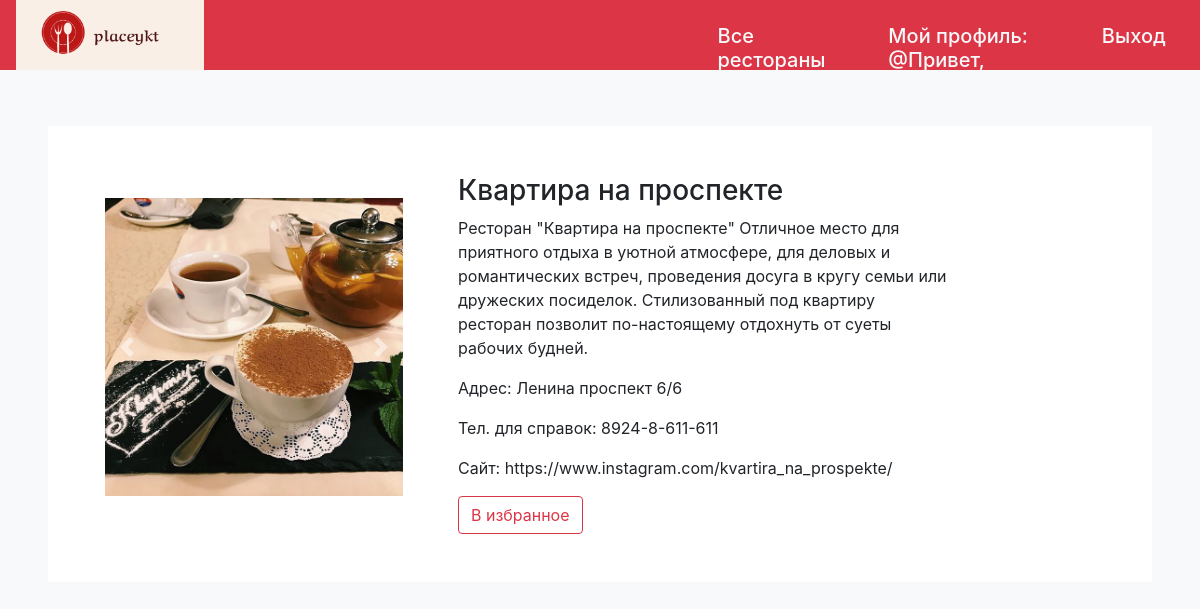
The app's page /post.php?id=6&idre=6 with its own data.
### tables this page shows
CREATE TABLE `users` (
  `id` int(10) NOT NULL,
  `login` varchar(355) NOT NULL,
  `pass` varchar(355) NOT NULL,
  `email` varchar(355) NOT NULL,
  `avatar` varchar(355) NOT NULL
);

CREATE TABLE `restorans` (
  `idre` int(10) NOT NULL,
  `text` varchar(355) NOT NULL,
  `headline` varchar(355) NOT NULL,
  `logores` varchar(355) NOT NULL,
  `adress` varchar(355) NOT NULL,
  `tel` varchar(355) NOT NULL,
  `site` varchar(355) NOT NULL
);

CREATE TABLE `images` (
  `restorans_idre` int(10) NOT NULL,
  `link` varchar(355) NOT NULL,
  `id_img` int(10) NOT NULL
);

### post.php (the view, shortened to what this page needs)
<!DOCTYPE html>
<html>
<head>
	<link rel="stylesheet" href="https://stackpath.bootstrapcdn.com/bootstrap/4.2.1/css/bootstrap.min.css">
</head>
<body class="bg-light">
	<?php
		$connect = mysqli_connect('127.0.0.1','root','','nanastv');
		$query = mysqli_query($connect,"SELECT * FROM users WHERE id='". $_GET['id']. "' ");
		$us = $query->fetch_assoc();
	 ?>
	  <div class="row bg-danger mb-2" style="height:70px" >
	  	<div class="col-3">
	  		<img src="images/logo2.png" class="ml-3" style="height:70px" >
	  	</div>
	  	<div class="col-4"></div>
	  	<div class="col-5">
	  			<div class="row p-0">
		  			<div class="col-4 mt-4">
		  				<a href=<?php echo 'main.php?id='.$us['id'] ?> class="text-light">
		  					<h5>Все рестораны</h5>
		  				</a>
		  			</div>
		  			<div class="col-5 mt-4">
		  				<a href=<?php echo 'prof.php?id='.$us['id'] ?> class="text-light">
		  					<h5>Мой профиль: @<?php echo $us['login'] ?></h5>
		  				</a>
		  			</div>
		  			<div class="col-2 mt-4">
		  				<a href="index.php" class="text-light">
		  					<h5>Выход</h5>
		  				</a>
		  			</div>
		  		</div>
		  	</div>
	  </div>
	  <div class="p-5">
		  <div class="bg-white p-5">
    		<form method="POST" action=<?php echo 'likes.php?id='.$us['id']?>>
    			<div class="row">
    				<div class="col-4 p-4 mr-3" style="padding: 50px">
						<div id="carouselExampleInterval" class="carousel slide " data-ride="carousel">
						  <div class="carousel-inner">
						  	<?php
								$connect = mysqli_connect('127.0.0.1','root','','nanastv');
								$que = mysqli_query($connect,"SELECT * FROM restorans INNER JOIN images ON restorans.idre = images.restorans_idre  WHERE idre ='". $_GET['idre']. "' ");
								for ($i=0; $i < $que->num_rows; $i++) {
								$po = $que->fetch_assoc();  ?>
						    <div class="carousel-item active" data-interval="2000">
						      <img  src=<?php echo '"'. $po['link'].'"'?> class="d-block w-100" alt="...">
						    </div>
						    	<?php }; ?>
						  </div>
						  <a class="carousel-control-prev" href="#carouselExampleInterval" role="button" data-slide="prev">
						    <span class="carousel-control-prev-icon" aria-hidden="true"></span>
						  </a>
						  <a class="carousel-control-next" href="#carouselExampleInterval" role="button" data-slide="next">
						    <span class="carousel-control-next-icon" aria-hidden="true"></span>
						  </a>
						</div>
	    		  	</div>
	    		  	<?php
					$connect = mysqli_connect('127.0.0.1','root','','nanastv');
					$query = mysqli_query($connect,"SELECT * FROM restorans INNER JOIN images ON restorans.idre = images.restorans_idre  WHERE idre ='". $_GET['idre']. "' ");
					$res = $query->fetch_assoc();  ?>
	    		  	<div class="col-6">
	    		  		<div>
		    		  		<h3><?php echo  $res['headline']?></h3>
		    		  	</div>
		    		  	<div>
		    		  		<p><?php echo $res['text']?></p>
		    		  	</div>
		    		  	<div>
		    		  		<p>Адрес: <?php echo $res['adress']?></p>
		    		  	</div>
		    		  	<div>
		    		  		<p>Тел.  для справок: <?php echo $res['tel']?></p>
		    		  	</div>
		    		  	<div>
		    		  		<p>Сайт: <?php echo $res['site']?></p>
		    		  	</div>
    		   			 <button type="submit" class="btn btn-outline-danger">В избранное</button>
	    		  	</div>
    		  	</div>
		  	</form>
		  </div>
	  </div>
</body>
</html>

### records on screen
users: login "Привет, хороший сайт"
restorans: images.link (picture), headline "Квартира на проспекте", text "Ресторан \"Квартира на проспекте\" Отличное место для приятного отдыха в уютной атмосфере, для деловых и романтических встреч, проведения досуга в кругу семьи или дружеских посиделок. Стилизованный под квартиру ресторан позволит по-настоящему отдохнуть от суеты рабочих будней.", adress "Ленина проспект 6/6", tel "8924-8-611-611", site "https://www.instagram.com/kvartira_na_prospekte/"
